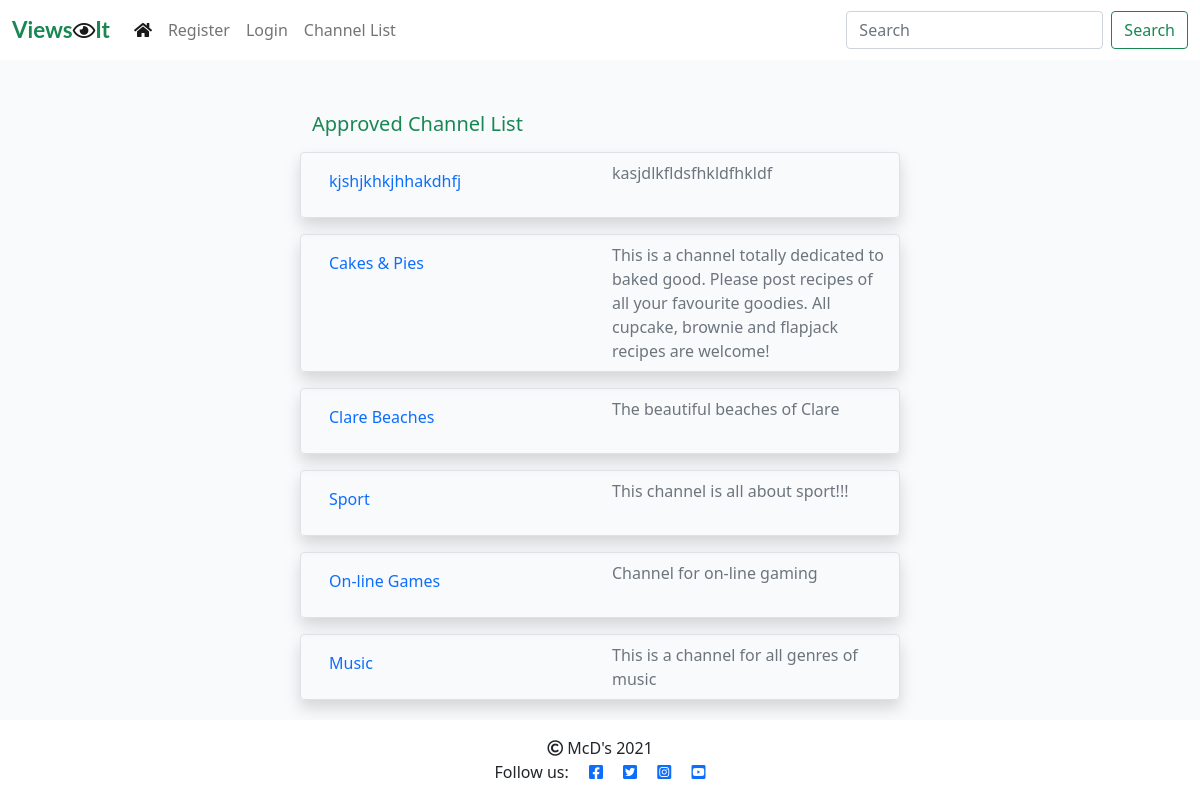
Before: /channel_list/ with the older database file.
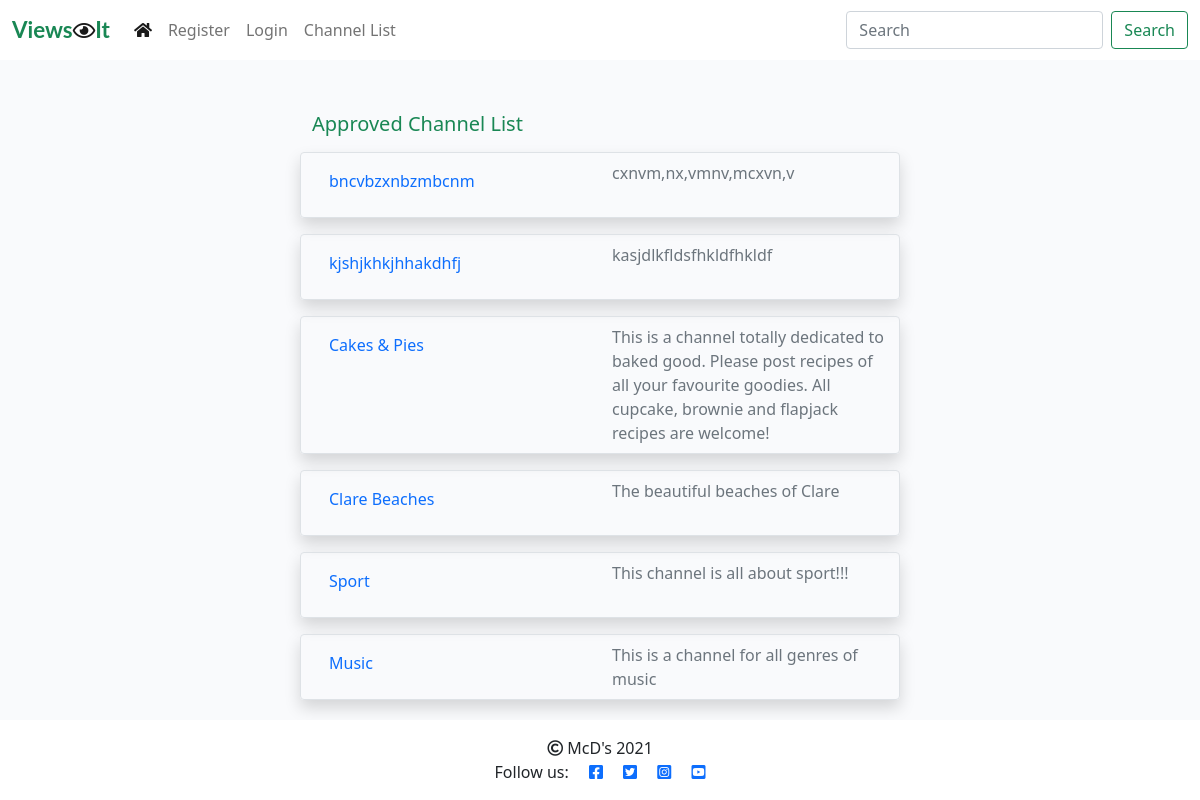
After: the same page with the newer database file.
### viewsit_app/models.py (models this page shows, shortened)
class Channel(models.Model):
    topic = models.CharField(max_length=50)
    topic_url = models.SlugField(max_length=50, unique=True)
    description = models.CharField(max_length=200)
    author = models.ForeignKey(User, on_delete=models.CASCADE,
                               related_name="channels")
    created_on = models.DateTimeField(auto_now_add=True)
    updated_on = models.DateTimeField(auto_now=True)
    status = models.IntegerField(choices=STATUS, default=0)
    class Meta:
        ordering = ['-created_on']

### viewsit_app/views.py (the view)
# urls.py: path('channel_list/', views.ChannelList.as_view(), name='channel_list'),
class ChannelList(generic.ListView):
    model = Channel
    queryset = Channel.objects.filter(status=1).order_by("-created_on")
    template_name = "channel_list.html"

### templates/channel_list.html (shortened to what this page needs)
{% extends "base.html" %}
{% block content %}
<div class="container-fluid">
    <div class="row">
        <div class="col-sm-6 mt-3 offset-md-3">
            <h5 class="mt-3 text-success">Approved Channel List</h5>
            {% for channel in channel_list %}
                <div class="row border rounded shadow mt-3">
                    <div class="col mt-2 mb-2" ><a class="nav-link" href="{% url 'channel_view' slug=channel.topic_url %}"><p class="card-title">{{ channel.topic }}</p></a> </div>
                    <div class="col card-text text-muted mt-2 mb-2">{{ channel.description }}</div>
                </div>
            {% empty %}
                <div><h4>There are no channels available.</h4></div>
            {% endfor %}
        </div>
    </div>
</div>
{%endblock%}

Changed rows visible on the page:
no longer on this page (row edited): Channel: topic "On-line Games", description "Channel for on-line gaming"
now on this page (row edited): Channel: topic "bncvbzxnbzmbcnm", description "cxnvm,nx,vmnv,mcxvn,v"
